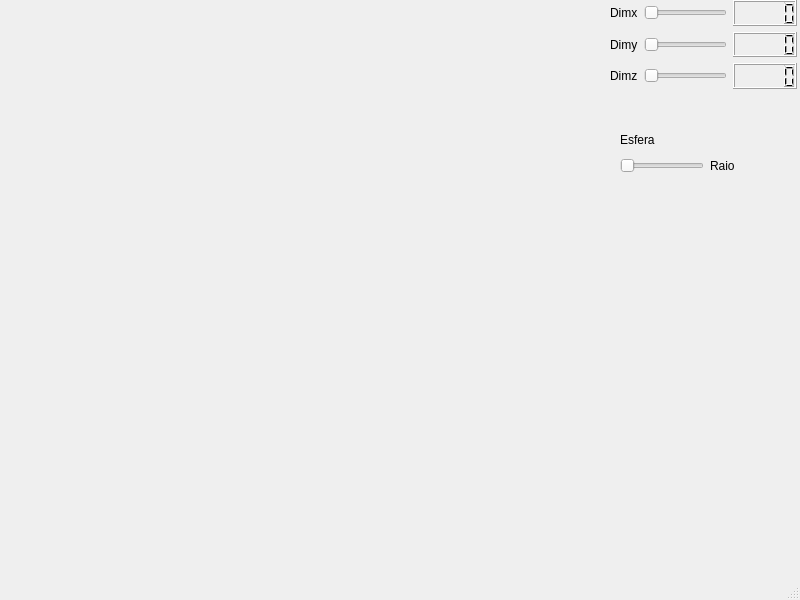
<?xml version="1.0" encoding="UTF-8"?>
<ui version="4.0">
 <class>MainWindow</class>
 <widget class="QMainWindow" name="MainWindow">
  <property name="geometry">
   <rect>
    <x>0</x>
    <y>0</y>
    <width>800</width>
    <height>600</height>
   </rect>
  </property>
  <property name="windowTitle">
   <string>MainWindow</string>
  </property>
  <widget class="QWidget" name="centralwidget">
   <widget class="Ploter" name="widget" native="true">
    <property name="geometry">
     <rect>
      <x>20</x>
      <y>20</y>
      <width>511</width>
      <height>401</height>
     </rect>
    </property>
   </widget>
   <widget class="QWidget" name="">
    <property name="geometry">
     <rect>
      <x>610</x>
      <y>0</y>
      <width>187</width>
      <height>89</height>
     </rect>
    </property>
    <layout class="QVBoxLayout" name="verticalLayout">
     <item>
      <layout class="QHBoxLayout" name="horizontalLayout_3">
       <item>
        <widget class="QLabel" name="label">
         <property name="text">
          <string>Dimx</string>
         </property>
        </widget>
       </item>
       <item>
        <widget class="QSlider" name="dimx">
         <property name="orientation">
          <enum>Qt::Horizontal</enum>
         </property>
        </widget>
       </item>
       <item>
        <widget class="QLCDNumber" name="lcdNumber"/>
       </item>
      </layout>
     </item>
     <item>
      <layout class="QHBoxLayout" name="horizontalLayout_4">
       <item>
        <widget class="QLabel" name="label_2">
         <property name="text">
          <string>Dimy</string>
         </property>
        </widget>
       </item>
       <item>
        <widget class="QSlider" name="dimy">
         <property name="orientation">
          <enum>Qt::Horizontal</enum>
         </property>
        </widget>
       </item>
       <item>
        <widget class="QLCDNumber" name="lcdNumber_2"/>
       </item>
      </layout>
     </item>
     <item>
      <layout class="QHBoxLayout" name="horizontalLayout_5">
       <item>
        <widget class="QLabel" name="label_3">
         <property name="text">
          <string>Dimz</string>
         </property>
        </widget>
       </item>
       <item>
        <widget class="QSlider" name="dimz">
         <property name="orientation">
          <enum>Qt::Horizontal</enum>
         </property>
        </widget>
       </item>
       <item>
        <widget class="QLCDNumber" name="lcdNumber_3"/>
       </item>
      </layout>
     </item>
    </layout>
   </widget>
   <widget class="QWidget" name="">
    <property name="geometry">
     <rect>
      <x>620</x>
      <y>130</y>
      <width>115</width>
      <height>45</height>
     </rect>
    </property>
    <layout class="QGridLayout" name="gridLayout">
     <item row="1" column="0">
      <layout class="QHBoxLayout" name="horizontalLayout">
       <item>
        <widget class="QSlider" name="horizontalSlider">
         <property name="orientation">
          <enum>Qt::Horizontal</enum>
         </property>
        </widget>
       </item>
       <item>
        <widget class="QLabel" name="label_4">
         <property name="text">
          <string>Raio</string>
         </property>
        </widget>
       </item>
      </layout>
     </item>
     <item row="0" column="0">
      <widget class="QLabel" name="label_5">
       <property name="text">
        <string>Esfera</string>
       </property>
      </widget>
     </item>
    </layout>
   </widget>
  </widget>
  <widget class="QMenuBar" name="menubar">
   <property name="geometry">
    <rect>
     <x>0</x>
     <y>0</y>
     <width>800</width>
     <height>21</height>
    </rect>
   </property>
  </widget>
  <widget class="QStatusBar" name="statusbar"/>
 </widget>
 <customwidgets>
  <customwidget>
   <class>Ploter</class>
   <extends>QWidget</extends>
   <header location="global">ploter.h</header>
   <container>1</container>
   <slots>
    <slot>setAmplitude(int)</slot>
    <slot>mudaDimx(int)</slot>
    <slot>mudaDimy(int)</slot>
    <slot>mudaDimz(int)</slot>
    <slot>mudaRaio(int)</slot>
   </slots>
  </customwidget>
 </customwidgets>
 <resources/>
 <connections>
  <connection>
   <sender>dimx</sender>
   <signal>valueChanged(int)</signal>
   <receiver>lcdNumber</receiver>
   <slot>display(int)</slot>
   <hints>
    <hint type="sourcelabel">
     <x>724</x>
     <y>38</y>
    </hint>
    <hint type="destinationlabel">
     <x>755</x>
     <y>41</y>
    </hint>
   </hints>
  </connection>
  <connection>
   <sender>dimy</sender>
   <signal>valueChanged(int)</signal>
   <receiver>lcdNumber_2</receiver>
   <slot>display(int)</slot>
   <hints>
    <hint type="sourcelabel">
     <x>723</x>
     <y>68</y>
    </hint>
    <hint type="destinationlabel">
     <x>760</x>
     <y>69</y>
    </hint>
   </hints>
  </connection>
  <connection>
   <sender>dimz</sender>
   <signal>valueChanged(int)</signal>
   <receiver>lcdNumber_3</receiver>
   <slot>display(int)</slot>
   <hints>
    <hint type="sourcelabel">
     <x>721</x>
     <y>97</y>
    </hint>
    <hint type="destinationlabel">
     <x>753</x>
     <y>97</y>
    </hint>
   </hints>
  </connection>
  <connection>
   <sender>dimx</sender>
   <signal>valueChanged(int)</signal>
   <receiver>widget</receiver>
   <slot>mudaDimx(int)</slot>
   <hints>
    <hint type="sourcelabel">
     <x>688</x>
     <y>31</y>
    </hint>
    <hint type="destinationlabel">
     <x>224</x>
     <y>307</y>
    </hint>
   </hints>
  </connection>
  <connection>
   <sender>dimy</sender>
   <signal>valueChanged(int)</signal>
   <receiver>widget</receiver>
   <slot>mudaDimy(int)</slot>
   <hints>
    <hint type="sourcelabel">
     <x>711</x>
     <y>59</y>
    </hint>
    <hint type="destinationlabel">
     <x>494</x>
     <y>303</y>
    </hint>
   </hints>
  </connection>
  <connection>
   <sender>horizontalSlider</sender>
   <signal>valueChanged(int)</signal>
   <receiver>widget</receiver>
   <slot>mudaRaio(int)</slot>
   <hints>
    <hint type="sourcelabel">
     <x>622</x>
     <y>185</y>
    </hint>
    <hint type="destinationlabel">
     <x>503</x>
     <y>186</y>
    </hint>
   </hints>
  </connection>
 </connections>
</ui>
